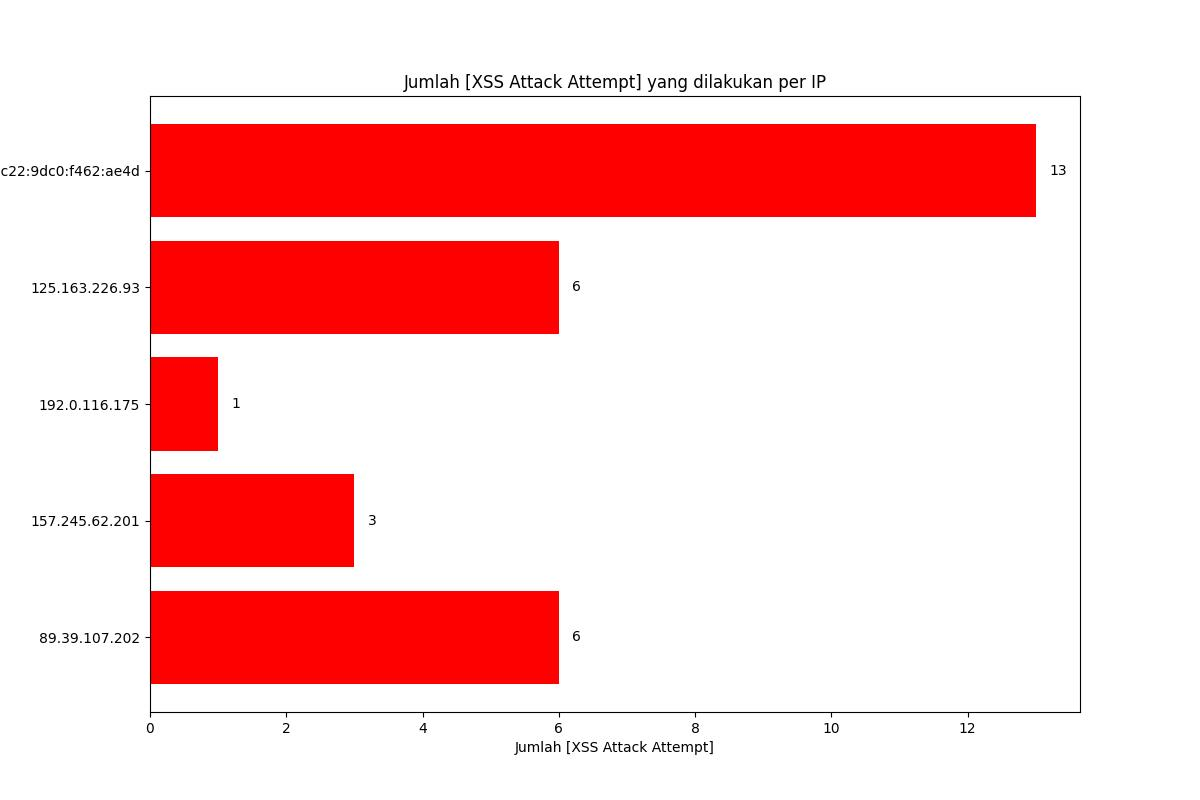

Here is the Python script that generated this plot:
import re
import matplotlib.pyplot as plt

# membaca file log
with open("/var/log/nginx/fix/filter_tools/hasil_filter_from_access_log/attack_attempt_filtered.log", "r") as f:
    logs = f.readlines()

# inisialisasi dictionary untuk menyimpan jumlah tanda [XSS Attack Attempt] per IP
xss_ips = {}

# menghitung jumlah tanda [XSS Attack Attempt] per IP
for log in logs:
    if "[XSS Attack Attempt]" in log:
        ip = re.search(r"\d+\.\d+\.\d+\.\d+|\w+:\w+:\w+:\w+:\w+:\w+:\w+:\w+", log).group()
        if ip in xss_ips:
            xss_ips[ip] += 1
        else:
            xss_ips[ip] = 1

# mencari IP dengan jumlah tanda [XSS Attack Attempt] terbanyak
most_xss_ip = max(xss_ips, key=xss_ips.get)
most_xss_count = xss_ips[most_xss_ip]


# membuat grafik untuk jumlah tanda [XSS Attack Attempt] per IP
fig, ax = plt.subplots(figsize=(12, 8))

labels = list(xss_ips.keys())
values = list(xss_ips.values())

# menambahkan text di sebelah kanan bar
for i in range(len(labels)):
    plt.text(values[i]+0.2, i, str(values[i]), ha='left', va='center')

ax.barh(labels, values, color='red')

# memberi label sumbu x dan y
ax.set_xlabel("Jumlah [XSS Attack Attempt]")
ax.set_ylabel("IP")

# memberi judul grafik
ax.set_title("Jumlah [XSS Attack Attempt] yang dilakukan per IP")

# menyimpan grafik
plt.savefig("viz_ip_xss.jpg")

# menampilkan grafik
plt.show()
